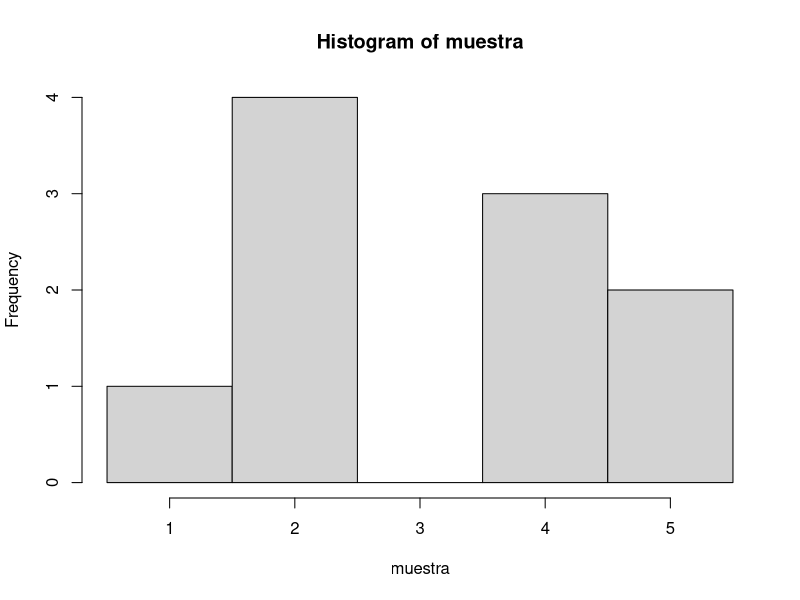

R code for this plot:
# Contando multiplicidades usando un "while"

##############################
# RESUMEN DEL VIDEO ANTERIOR #
##############################
muestra <- sample(1:5,10,replace = T)
muestra
m <- min(muestra)
M <- max(muestra)
H <- hist(muestra,
          breaks = seq(m-0.5,M+0.5,1))
#
paste('elemento =',(m:M)[H$counts>0],
      'multiplicidad=',H$counts[H$counts>0])
#################################
#################################

muestra <- sample(1:5,10,replace = T)
x <- muestra
x
i <- 0
elementos <- 0
multiplicidad <- 0
while(length(x)>0){
        i <- i + 1
        elementos[i] <- x[1]
        aux <- which(x==x[1])
        multiplicidad[i] <- length(aux)
        x <- x[-aux]
}
###
sort(paste('elemento =',elementos,
      'multiplicidad=',multiplicidad))
cbind(elementos,multiplicidad)
matrix(c(elementos, multiplicidad),
       length(elementos), ncol = 2)
#############################################
#############################################
#############################################

Contadora <- function(x){
        i <- 0
        elementos <- 0
        multiplicidad <- 0
        while(length(x)>0){
                i <- i + 1
                elementos[i] <- x[1]
                aux <- which(x==x[1])
                multiplicidad[i] <- length(aux)
                x <- x[-aux]
        }
        #paste('elemento =',elementos,
        #      'multiplicidad=',multiplicidad)
        cbind(elementos,multiplicidad)
        #matrix(c(elementos, multiplicidad),length(elementos),1,2)
}
#Ejemplo
muestra <- rbinom(5,5,0.5)/13
muestra
Contadora(muestra)
#

#Ejemplo
muestra <- rbinom(10,5,0.5)/13
muestra
Contadora(muestra)
#

#Ejemplo
muestra <- rbinom(20,5,0.5)/13
muestra
Contadora(muestra)
#